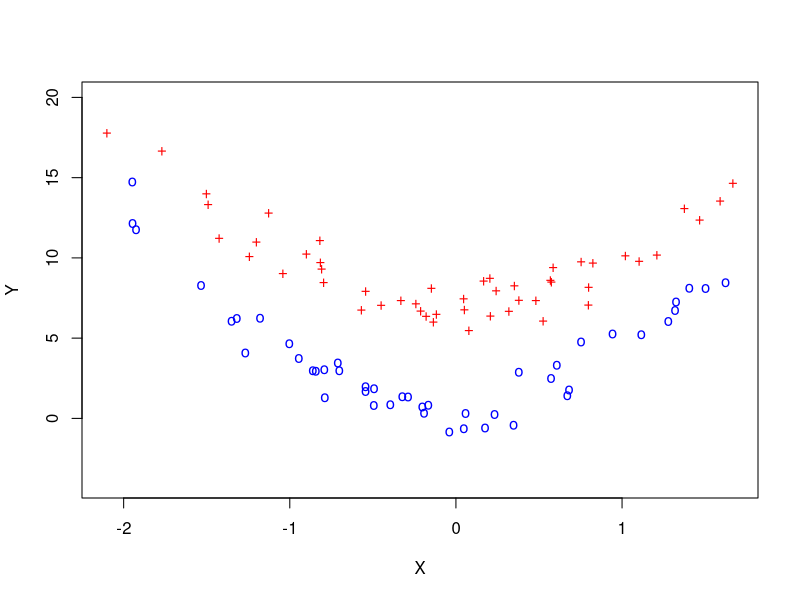
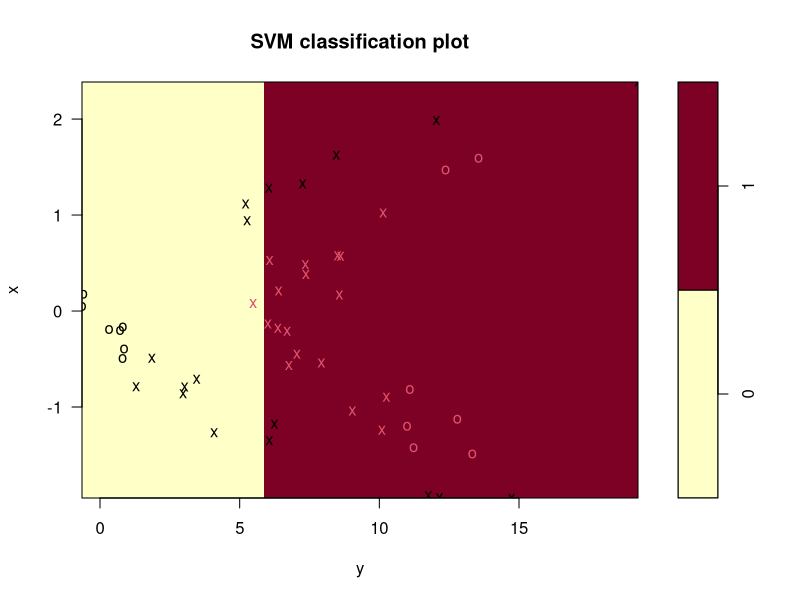
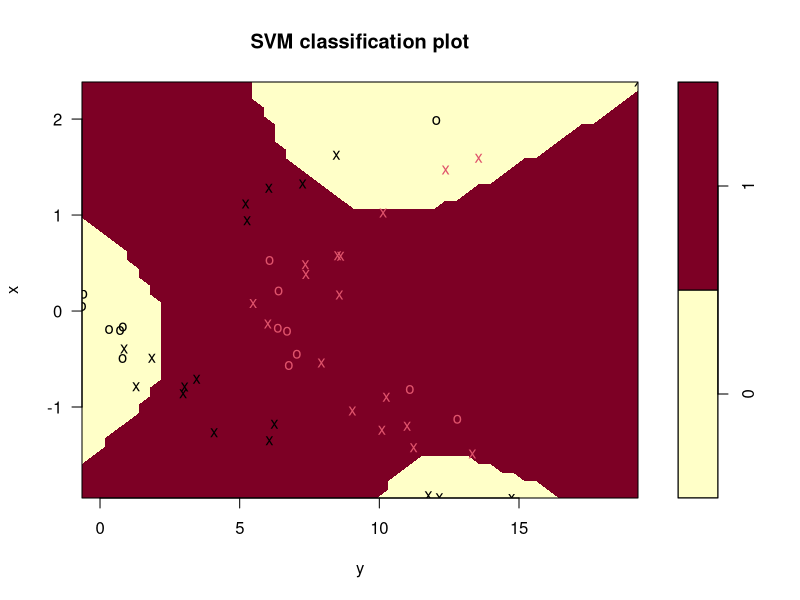
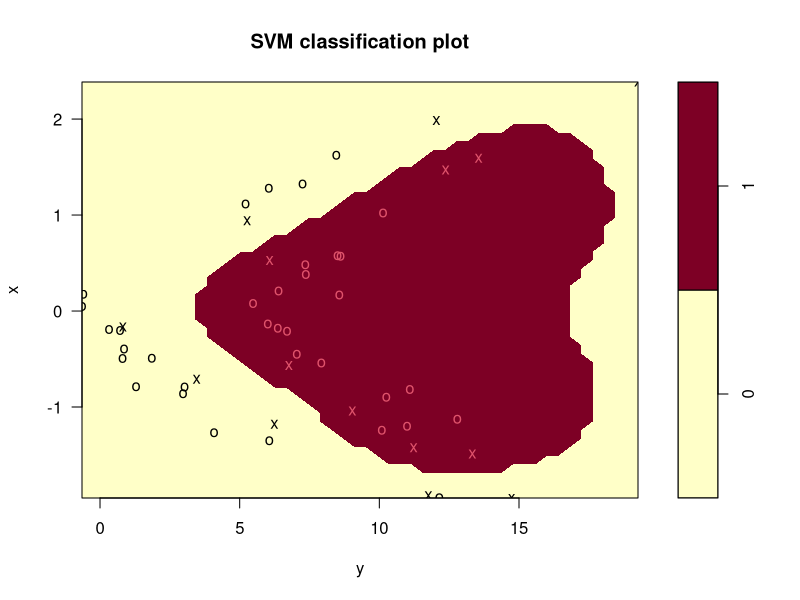
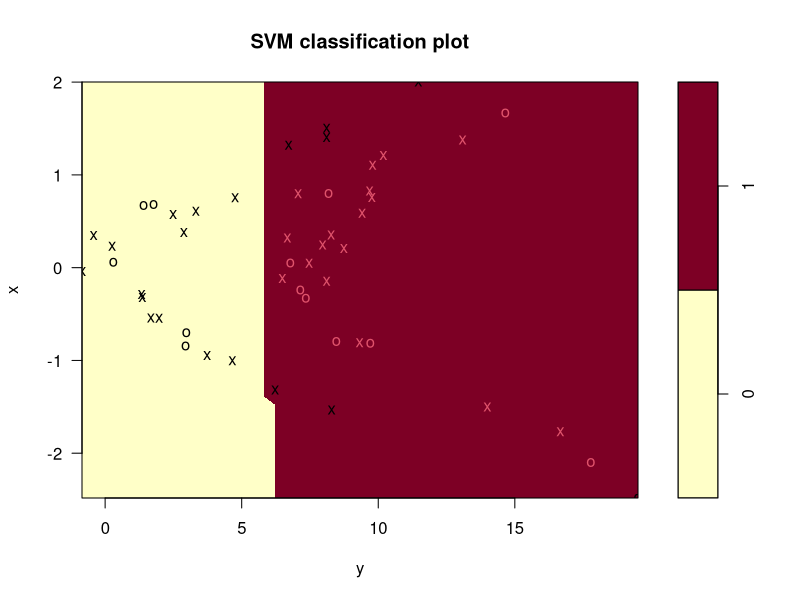
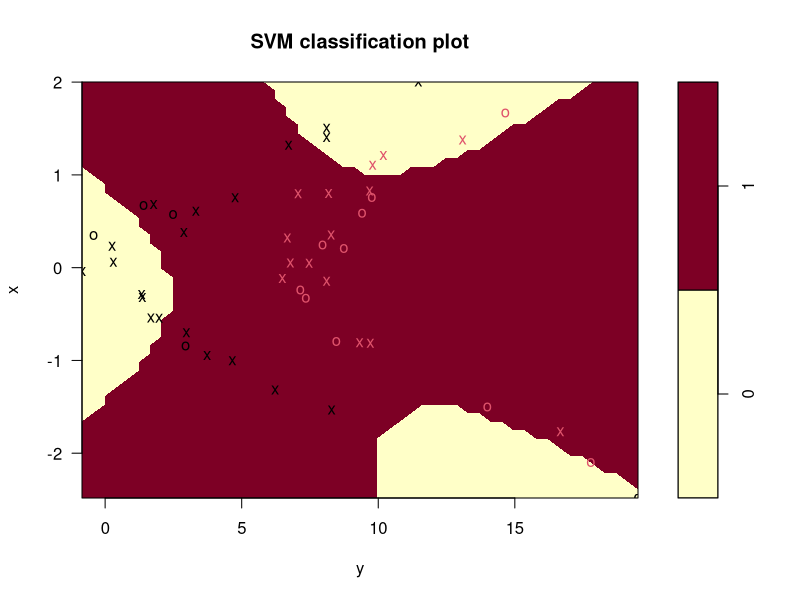
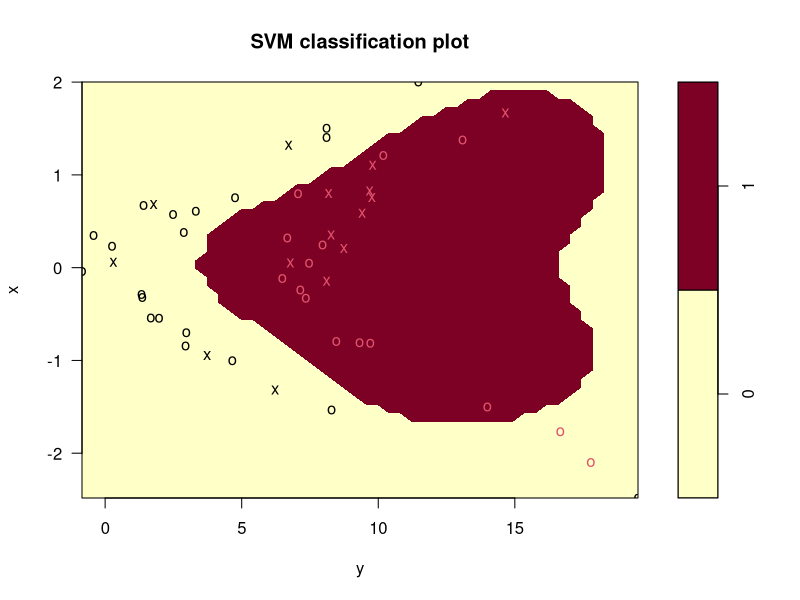

Here is the R script that generated these plots, in order:
## ---- chunk 1
set.seed(131)
x = rnorm(100)
y = 3 * x^2 + 4 + rnorm(100)
train = sample(100, 50)
y[train] = y[train] + 3
y[-train] = y[-train] - 3
# Plot using different colors
plot(x[train], y[train], pch="+", lwd=4, col="red", ylim=c(-4, 20), xlab="X", ylab="Y")
points(x[-train], y[-train], pch="o", lwd=4, col="blue")
## ---- chunk 2
set.seed(315)
z = rep(0, 100)
z[train] = 1
# Take 25 observations each from train and -train
final.train = c(sample(train, 25), sample(setdiff(1:100, train), 25))
data.train = data.frame(x=x[final.train], y=y[final.train], z=as.factor(z[final.train]))
data.test = data.frame(x=x[-final.train], y=y[-final.train], z=as.factor(z[-final.train]))
library(e1071)
svm.linear = svm(z~., data=data.train, kernel="linear", cost=10)
plot(svm.linear, data.train)
table(z[final.train], predict(svm.linear, data.train))
## ---- chunk 3
set.seed(32545)
svm.poly = svm(z~., data=data.train, kernel="polynomial", cost=10)
plot(svm.poly, data.train)
table(z[final.train], predict(svm.poly, data.train))
## ---- chunk 4
set.seed(996)
svm.radial = svm(z~., data=data.train, kernel="radial", gamma=1, cost=10)
plot(svm.radial, data.train)
table(z[final.train], predict(svm.radial, data.train))
## ---- chunk 5
plot(svm.linear, data.test)
plot(svm.poly, data.test)
plot(svm.radial, data.test)
table(z[-final.train], predict(svm.linear, data.test))
table(z[-final.train], predict(svm.poly, data.test))
table(z[-final.train], predict(svm.radial, data.test))
